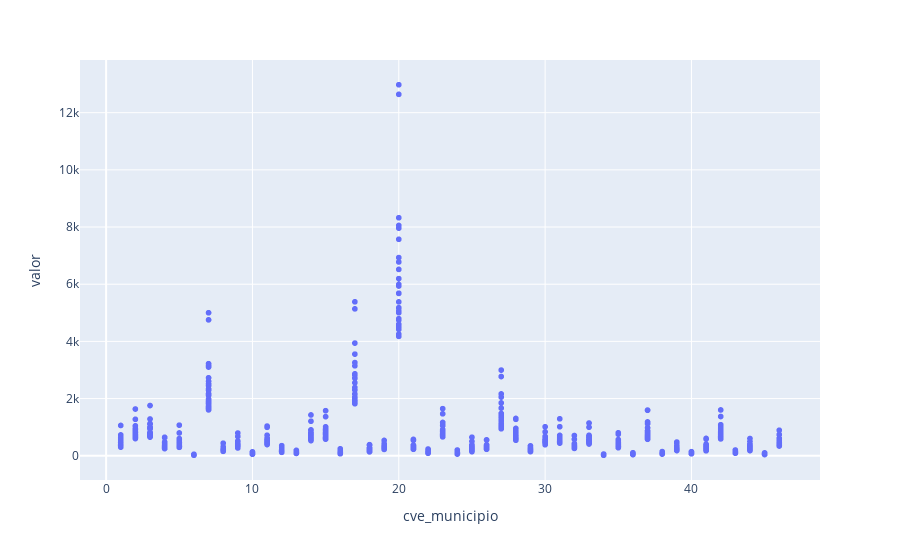

The notebook cell saved with this chart:
### Code cell
#Scatter plot sencilla para ejemplo
fig = px.scatter(df_mun_g,x='cve_municipio', y="valor")
fig.show()

### Figure 1 — Plotly figure (JSON) as saved in the notebook; plotly's stock layout.template omitted (floating-point values rounded to 4 significant figures; data arrays with more than 128 entries replaced by an {"elided": "..."} marker saying what was removed)
{"data": [{"hovertemplate": "cve_municipio=%{x}<br>valor=%{y}<extra></extra>", "legendgroup": "", "marker": {"color": "#636efa", "symbol": "circle"}, "mode": "markers", "name": "", "showlegend": false, "type": "scattergl", "x": {"elided": "1288 int values"}, "xaxis": "x", "y": {"elided": "1288 int values"}, "yaxis": "y"}], "layout": {"legend": {"tracegroupgap": 0}, "margin": {"t": 60}, "xaxis": {"anchor": "y", "domain": [0, 1], "title": {"text": "cve_municipio"}}, "yaxis": {"anchor": "x", "domain": [0, 1], "title": {"text": "valor"}}}}
